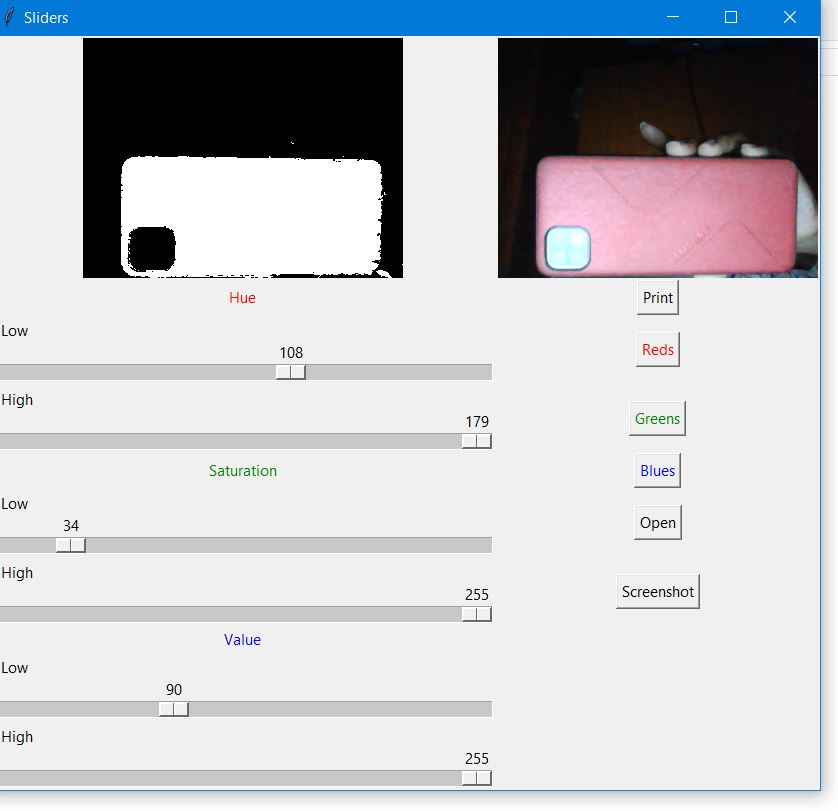
#> input picture AI 5project-4 object_tracking_color/training.JPG, 838 x 811 px, given in place of the camera
$ python Object_Tracking_color.py
#> lines starting #> are read from the running program, lines starting #| are printed output that depends on the picture; after the words box and inside, x2 and y2 are one past the last pixel; in counts of white or black regions, pixels touching at a corner belong together
import imutils #Resize
import cv2

redLower = (108, 34, 90)
redUpper = (179, 255, 255)

camera=cv2.VideoCapture(0) #Cam Ini

while True:

        (grabbed, frame) = camera.read() #Read the Frame
#> frame is the input picture: shape (811, 838, 3); mean B, G, R 200.7, 195.6, 193.1

        frame = imutils.resize(frame, width=1000) #resize
#> frame: shape (967, 1000, 3)
        blurred = cv2.GaussianBlur(frame, (11, 11), 0)
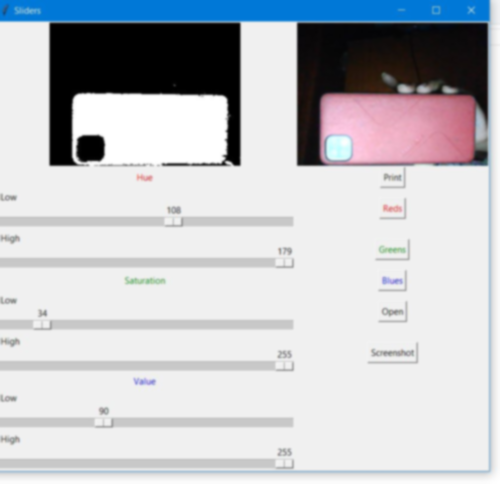
#> blurred: shape (967, 1000, 3) (shown at 1/2 size); mean B, G, R 200.7, 195.6, 193.1
        hsv = cv2.cvtColor(blurred, cv2.COLOR_BGR2HSV)
#> hsv: shape (967, 1000, 3); mean H, S, V 23.8, 21.4, 203.1

        mask = cv2.inRange(hsv, redLower, redUpper) #Mask the blue colour
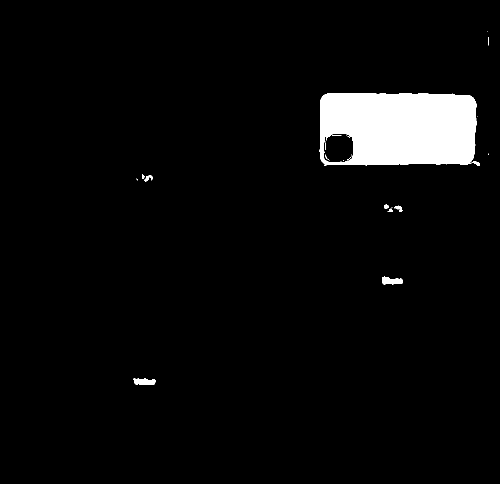
#> mask: shape (967, 1000) (shown at 1/2 size); 4.3% white; 29 white regions (20 under 20 px), largest, box (x1, y1, x2, y2) and area: (639, 187, 960, 332) 40555, (764, 553, 806, 569) 474, (267, 756, 311, 770) 461
        mask = cv2.erode(mask, None, iterations=2)
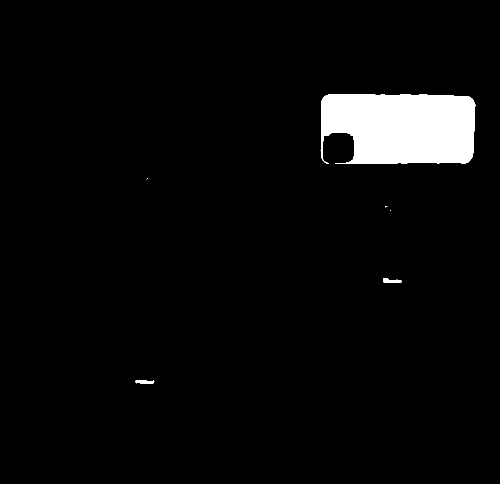
#> mask: shape (967, 1000) (shown at 1/2 size); 4% white; 7 white regions (4 under 20 px), largest, box (x1, y1, x2, y2) and area: (641, 189, 951, 328) 38093, (766, 556, 803, 566) 242, (271, 760, 309, 768) 216
        mask = cv2.dilate(mask, None, iterations=2)
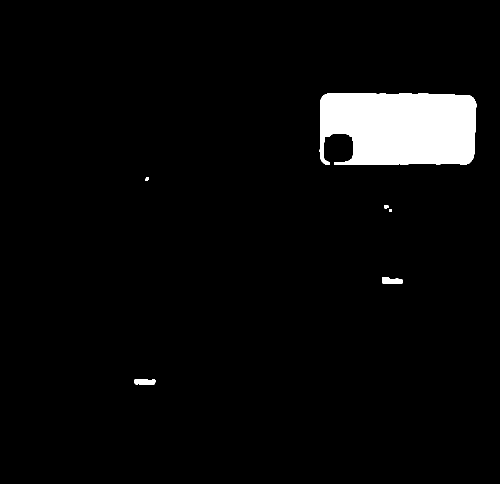
#> mask: shape (967, 1000) (shown at 1/2 size); 4.3% white; 6 white regions


        cnts = cv2.findContours(mask.copy(), cv2.RETR_EXTERNAL,
                cv2.CHAIN_APPROX_SIMPLE)[-2]
#> cnts = 6 contours; box (x1, y1, x2, y2) and area: (639, 187, 953, 330) 39882, (764, 554, 805, 568) 404, (269, 758, 311, 770) 388, (769, 410, 777, 417) 39, (291, 354, 297, 362) 31, (779, 418, 784, 424) 20
        center = None
        if len(cnts) > 0:
                c = max(cnts, key=cv2.contourArea)
#> c = contour of 182 points, box (x1, y1, x2, y2) (639, 187, 953, 330), area 39882
                ((x, y), radius) = cv2.minEnclosingCircle(c)
#> x = 795.1; y = 258.8; radius = 165.3
                M = cv2.moments(c)
#> M = moments, m00 39882.5, centre m10/m00, m01/m00 = (803, 254.6)
                center = (int(M["m10"] / M["m00"]), int(M["m01"] / M["m00"]))
#> center = (802, 254)
                if radius > 10:
                        cv2.circle(frame, (int(x), int(y)), int(radius),
                                (0, 255, 255), 2)
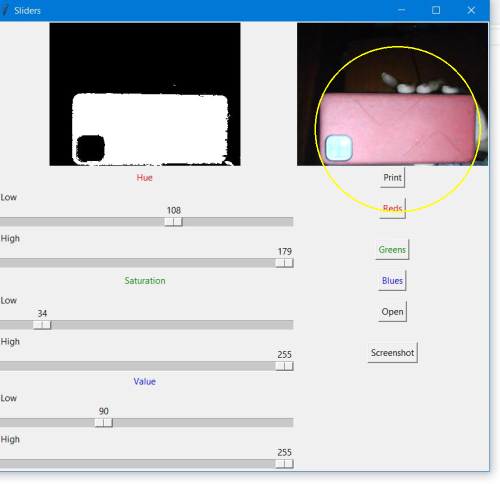
#> frame: shape (967, 1000, 3) (shown at 1/2 size); mean B, G, R 200.3, 196.1, 193.6
                        cv2.circle(frame, center, 5, (0, 0, 255), -1)
#> frame: shape (967, 1000, 3); 0.01% of pixels changed, all inside (x1, y1, x2, y2) = (797, 249, 808, 260)
                        #print(center,radius)
                        if radius > 250:
                                print("stop")
                        else:
                                if(center[0]<150):
                                        print("Right")
                                elif(center[0]>450):
                                        print("Left")
                                elif(radius<250):
                                        print("Front")
                                else:
                                        print("Stop")
        cv2.imshow("Frame", frame)
        key = cv2.waitKey(1) & 0xFF
#> (key q is pressed here)
        if key == ord("q"):
                break

camera.release()
cv2.destroyAllWindows()
